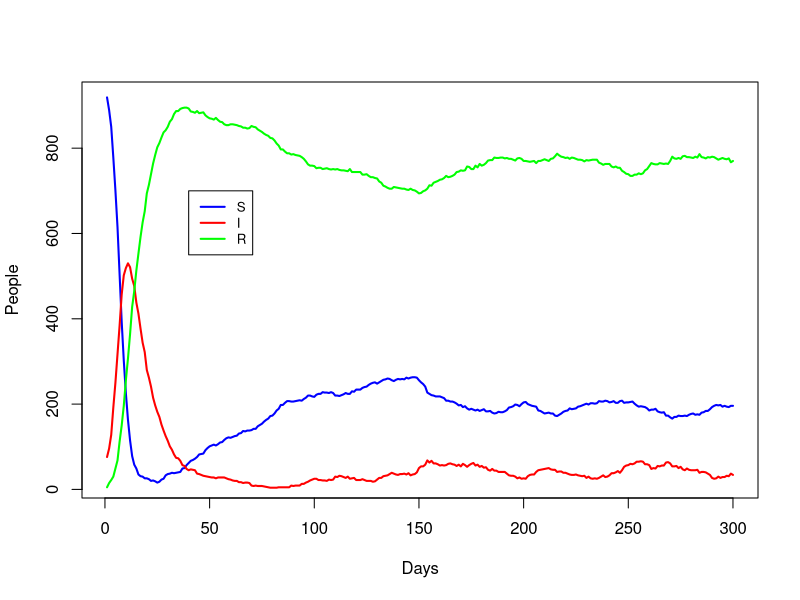

R code for this plot:
#initial data
Y_0 = c(950,50,0)
Y_N = Y_0
S <- c()
I <- c()
R <- c()
for (x in 1:300) {
  #new amount of susceptible people
  S_n = rbinom(1,Y_N[3],0.005)
  #new amount of infected people
  I_n = rbinom(1,Y_N[1],0.5*Y_N[2]/1000)
  #etc
  R_n = rbinom(1,Y_N[2],0.1)
  #redistributes people between groups
  Y_N = c(Y_N[1]-I_n+S_n,Y_N[2]-R_n+I_n,Y_N[3]-S_n+R_n)
  #plotting purposes
  S =append(S,Y_N[1])
  I = append(I,Y_N[2])
  R =append(R,Y_N[3])
}

#plot
plot(c(1:300),S,type = "l", lwd=2, col ="blue", ylab="People", xlab="Days")
lines(I, col = "red",lwd = 2)
lines(R, col = "green",lwd = 2)
legend(40,700,legend = c("S","I","R"), col = c("blue","red","green"),lwd =c(2,2,2),cex = 0.8)